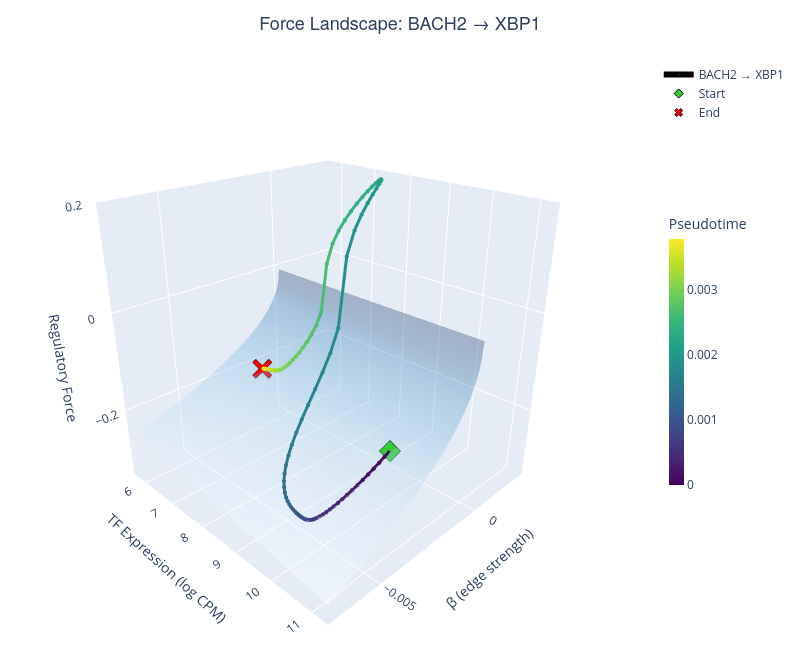

Notebook cell for this chart:
### Markdown cell above
#### landscape viz of tf-force across pseudotime

### Code cell
fig2 = waves.plot_landscape('BACH2', 'XBP1')
fig2.show()
